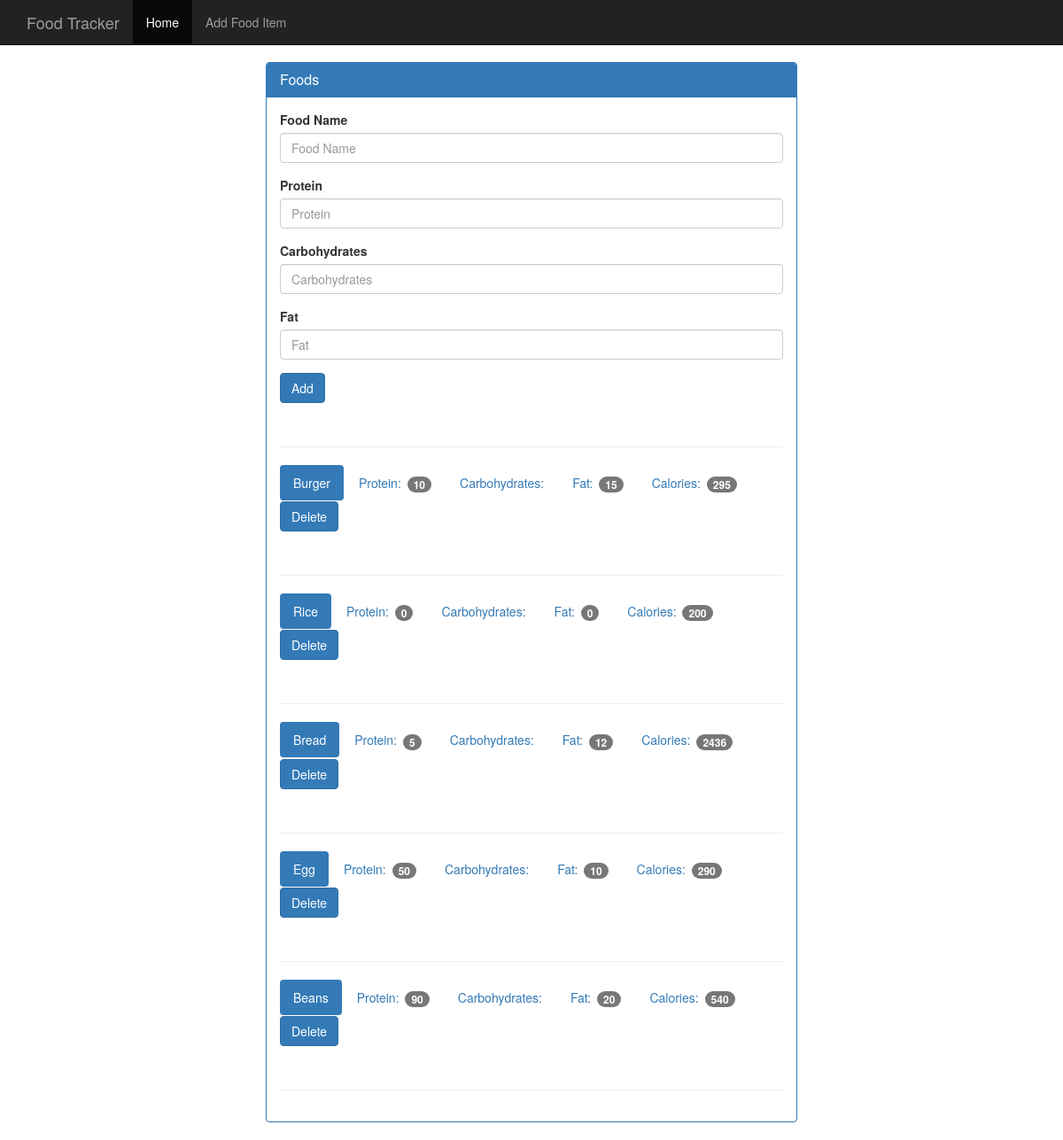
The app's page /food with its own data.
### tables this page shows
CREATE TABLE food(
    id integer primary key autoincrement,
    name text not null,
    protein integer not null,
    carbohydrates integer not null,
    fat integer not null,
    calories integer not null
);

### app.py (the view, shortened to what this page needs)
@app.route('/food', methods=["POST", "GET"])
def food():
    db = get_db()
    curr = db.execute("select * from food")
    results = curr.fetchall()
    return render_template('add_food.html', results=results)

### db/database.py (called while the page is built)
def connect_db():
    sql = sqlite3.connect('db/food_log.db')
    sql.row_factory = sqlite3.Row
    return sql

def get_db():
    if not hasattr(g, 'sqlite3_db'):
        g.sqlite_db = connect_db()
    return g.sqlite_db

### templates/add_food.html (shortened to what this page needs)
{% extends "base.html" %}
{% block body %}
    <div class="container theme-showcase col-sm-6 col-sm-offset-3" role="main">
      <div class="row">
        <div>
          <div class="panel panel-primary">
            <div class="panel-heading">
              <h3 class="panel-title">Foods</h3>
            </div>
            <div class="panel-body">
              <form method="POST" action="{{ url_for('food') }}">
                <div class="form-group">
                  <label for="food-name">Food Name</label>
                  <input type="text" class="form-control" id="food-name" name = "food-name"placeholder="Food Name">
                </div>
                <div class="form-group">
                  <label for="protein">Protein</label>
                  <input type="number" class="form-control" id="protein" name="protein" placeholder="Protein">
                </div>
                <div class="form-group">
                  <label for="carbohydrates">Carbohydrates</label>
                  <input type="number" class="form-control" id="carbohydrates" name="carbohydrates"  placeholder="Carbohydrates">
                </div>
                <div class="form-group">
                  <label for="fat">Fat</label>
                  <input type="number" class="form-control" id="fat" name="fat" placeholder="Fat">
                </div>
                <button type="submit" class="btn btn-primary">Add</button>
              </form>
              <div class="page-header"></div>
              {% for food in results %}
              <form method="POST" action="{{ url_for('deleteFood', id=food.id) }}">
              <ul class="nav nav-pills" role="tablist">
                <li class="active"><a>{{ food.name }}</a></li>
                <li><a>Protein: <span class="badge">{{food.protein}}</span></a></li>
                <li><a>Carbohydrates: </a></li>
                <li><a>Fat: <span class="badge">{{food.fat}}</span></a></li>
                <li><a>Calories: <span class="badge">{{food.calories}}</span></a></li>
                <button type="submit" name= delete class="btn btn-primary">Delete</button>
              </ul>
            </form>
              <div class="page-header"></div>
              {% endfor %}
            </div>
          </div>
        </div>
      </div>
    </div>
    {% endblock %}

### templates/base.html (shortened to what this page needs)
<!DOCTYPE html>
<html lang="en">
  <head>
    <link href="{{url_for('static', filename = 'bootstrap.min.css')}}" rel="stylesheet">
    <link href="{{url_for('static', filename = 'theme.css')}}" rel="stylesheet">
  </head>
  <nav class="navbar navbar-inverse navbar-fixed-top">
    <div class="container">
      <div class="navbar-header">
        <a class="navbar-brand" href="{{ url_for('index') }}">Food Tracker</a>
      </div>
      <div id="navbar" class="navbar-collapse collapse">
        <ul class="nav navbar-nav">
          <li class="active"><a href="{{ url_for('index') }}">Home</a></li>
          <li><a href="{{ url_for('food') }}">Add Food Item</a></li>
        </ul>
      </div>
    </div>
  </nav>
  <body>
    {% block body %}{% endblock %}
  </body>
</html>

### static/theme.css (style rules this page uses)
body { padding-top: 70px; padding-bottom: 30px; }

### records on screen
food: name "Burger", protein "10", fat "15", calories "295"
food: name "Rice", protein "0", fat "0", calories "200"
food: name "Bread", protein "5", fat "12", calories "2436"
food: name "Egg", protein "50", fat "10", calories "290"
food: name "Beans", protein "90", fat "20", calories "540"
